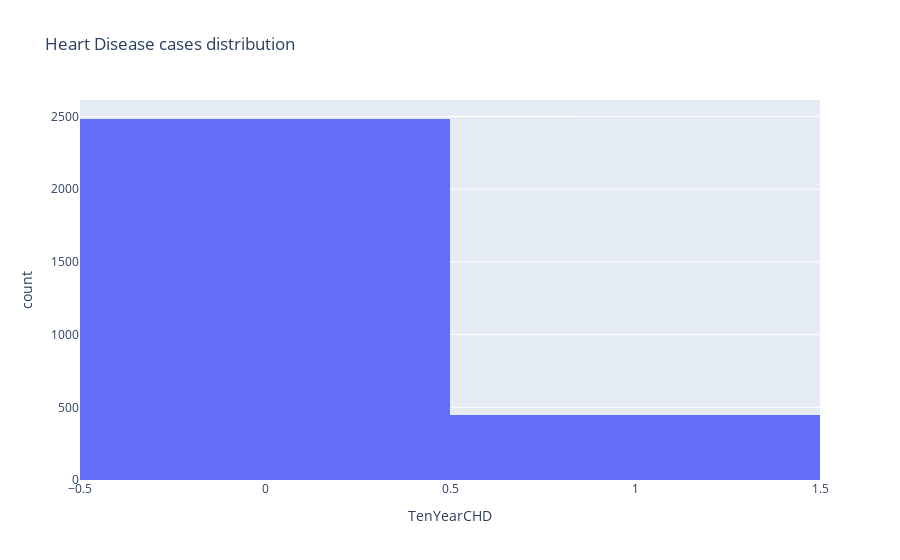

Source (notebook cell):
### Markdown cell above
<a id="3"></a>
## 🧮 3. EDA

We'll start with basic data exploration for the dataset and variables, especially focusing on the target variable (TenYearCHD) and how other variables relate to it.

### Code cell
px.histogram(df_clean, x='TenYearCHD',
             title='Heart Disease cases distribution')

### Figure 1 — Plotly figure (JSON) as saved in the notebook; plotly's stock layout.template omitted (floating-point values rounded to 4 significant figures; data arrays with more than 128 entries replaced by an {"elided": "..."} marker saying what was removed)
{"data": [{"alignmentgroup": "True", "bingroup": "x", "hovertemplate": "TenYearCHD=%{x}<br>count=%{y}<extra></extra>", "legendgroup": "", "marker": {"color": "#636efa", "pattern": {"shape": ""}}, "name": "", "offsetgroup": "", "orientation": "v", "showlegend": false, "type": "histogram", "x": {"elided": "2927 int values"}, "xaxis": "x", "yaxis": "y"}], "layout": {"barmode": "relative", "legend": {"tracegroupgap": 0}, "title": {"text": "Heart Disease cases distribution"}, "xaxis": {"anchor": "y", "domain": [0, 1], "title": {"text": "TenYearCHD"}}, "yaxis": {"anchor": "x", "domain": [0, 1], "title": {"text": "count"}}}}
